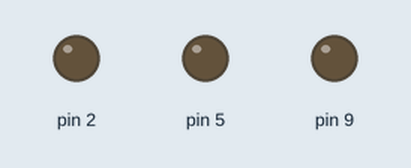
This sketch was run on a simulated Arduino Uno, built with avr-gcc and run on an emulated ATmega328P. Shown: output pins drawn as LEDs (lit = HIGH).

Above: at 0.1 s.
At 0.5 s:
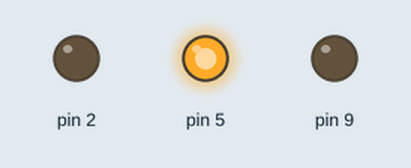
At 1.5 s:
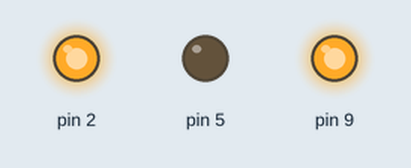
At 1.89 s:
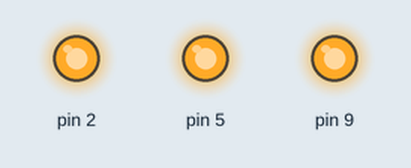
At 3.1 s:
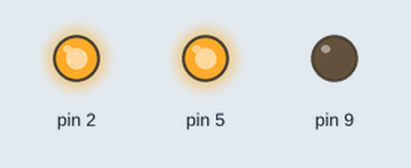
At 4.1 s:
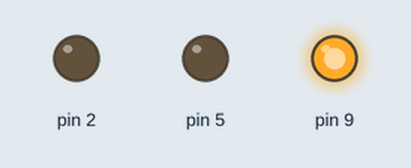
Timing chart, 0 to 5.1 s (numbered marks = the images above):
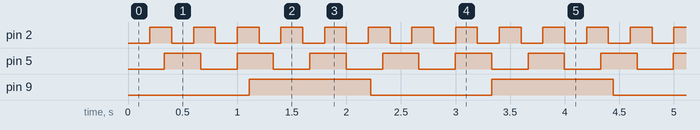

The sketch:

w3l8.ino
```cpp
#include "Blinker.h"

Blinker _led1Blinker(2, 200);
Blinker _led2Blinker(5, 333);
Blinker _led3Blinker(9, 1111);

void setup() {
  // put your setup code here, to run once:

}

void loop() {
  // put your main code here, to run repeatedly:
  _led1Blinker.update();
  _led2Blinker.update();
  _led3Blinker.update();
}
```

Blinker.cpp
```cpp
#include "Blinker.h"

Blinker::Blinker(int pin, unsigned long blinkInterval) :
  _pin(pin), _interval(blinkInterval) {
    _state = LOW;
    _lastToggledTimestamp = 0;
    pinMode(_pin, OUTPUT);
  }

void Blinker::update() {
  unsigned long currentTimestampMs = millis();

  if (currentTimestampMs - _lastToggledTimestamp >= _interval) {
    _lastToggledTimestamp = currentTimestampMs;
    _state = !_state;
    digitalWrite(_pin, _state);
  }
}
```

Blinker.h
```cpp
#include <Arduino.h>

class Blinker {
  private:
    const int _pin;
    const unsigned long _interval;

    int _state;
    unsigned long _lastToggledTimestamp;

  public:
    Blinker(int pin, unsigned long blinkInterval);
    void update();
};
```

Measured:
- by itself, pin 2: alternates HIGH for 0.20 s and LOW for 0.20 s
- by itself, pin 5: alternates HIGH for 0.33 s and LOW for 0.33 s
- by itself, pin 9: alternates HIGH for 1.1 s and LOW for 1.1 s
